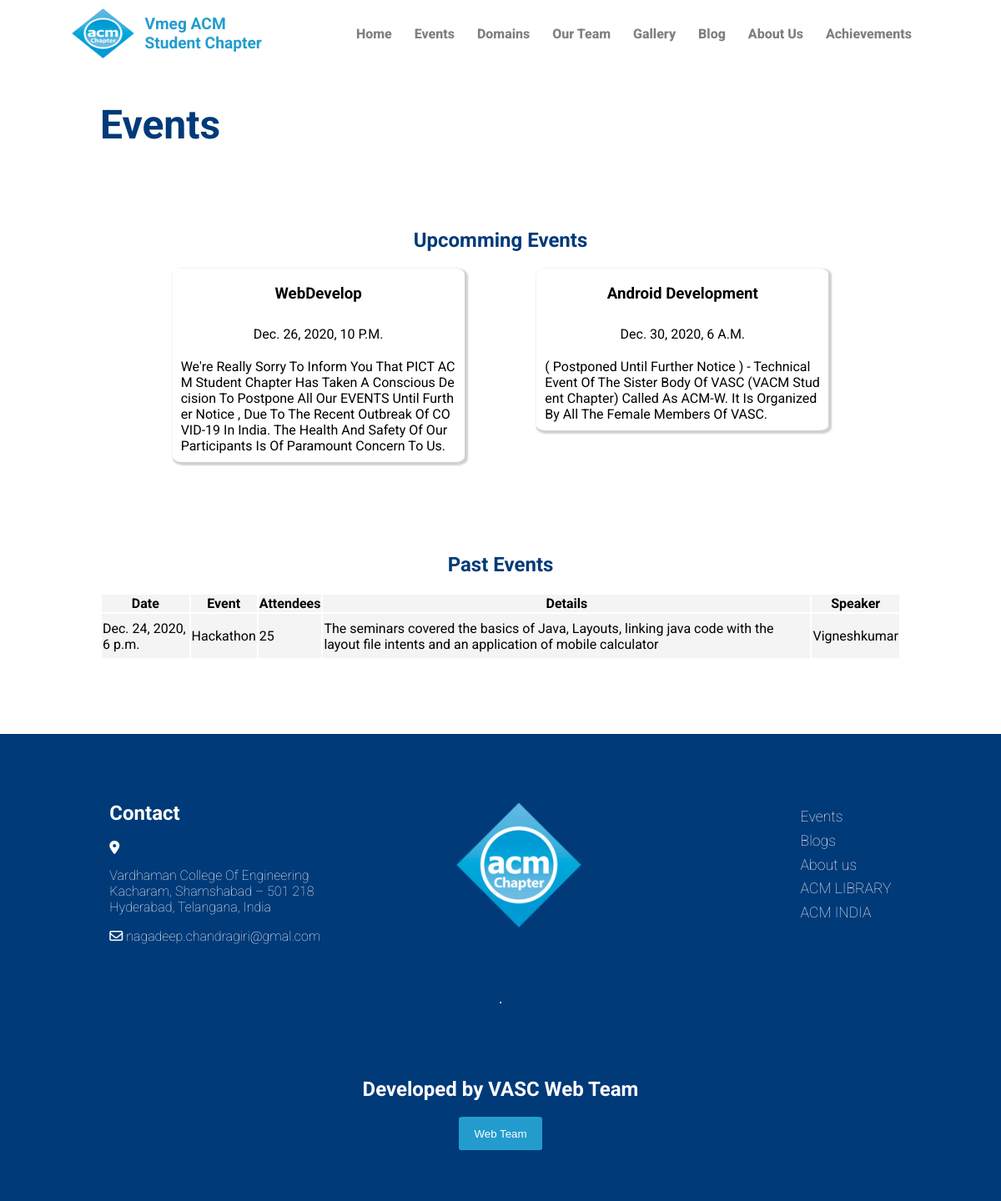
Page /events/ on the earlier database version.
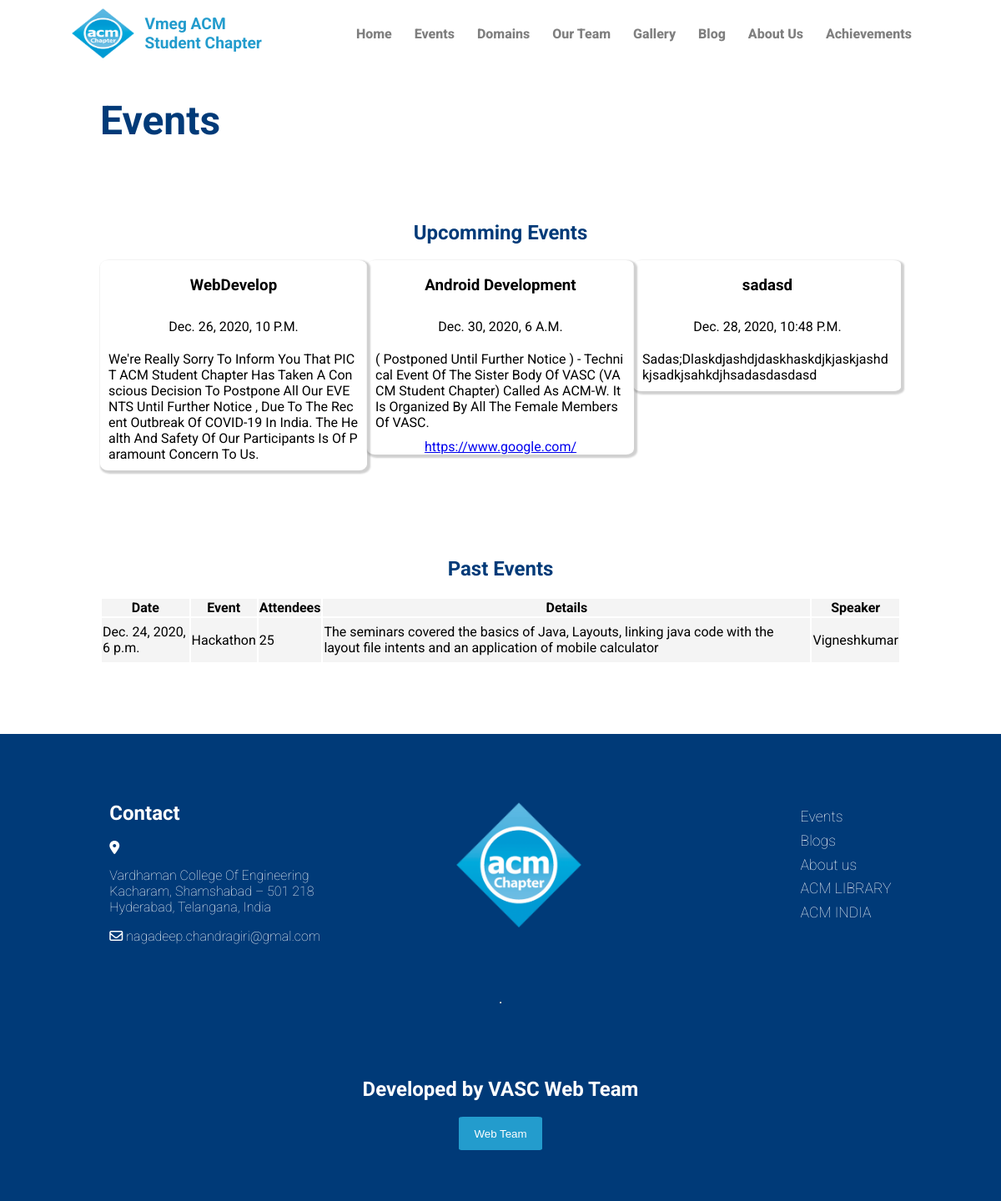
Same page on the later database version.
### acmchapter/models.py (models this page shows, shortened)
class Upcomming(models.Model):
    title=models.CharField(max_length=20)
    date=models.DateTimeField(auto_now_add=False,null=True,blank=True)
    desc=models.TextField(blank=True)
    link=models.CharField(max_length=150,blank=True)

class Past(models.Model):
    date=models.DateTimeField(auto_now_add=False,null=True,blank=True)
    event=models.CharField(max_length=100)
    attendees=models.IntegerField()
    details=models.TextField(blank=True)
    speaker=models.CharField(max_length=30)

### acmchapter/views.py (the view)
# urls.py: path('events/',views.events,name='events'),
def events(request):
    uevents=Upcomming.objects.all()
    pevents=Past.objects.all()
    return render(request,'events.html',{'uevents':uevents,'pevents':pevents})

### acmchapter/templates/events.html
{% extends 'base.html' %}
{% load static %}
{% block content %}
<div id="mainn" class="eventmain">
    <div class="eventhead">
        <h1>Events</h1>
    </div>
    <div class="eventup">
        <div class="eventuphead">
            <h2>Upcomming Events</h2>
        </div>
        <div class="eventupcards">
            {% for j in uevents %}
            <div class="eventupcard">
                <h3>{{j.title}}</h3>
                <p class="date">{{j.date}}</p>
                <p>{{j.desc}}</p>
                <a href="{{j.link}}">{{j.link}}</a>
            </div>
            {%endfor%}
        </div>
    </div>
    <div class="eventpast">
        <div class="eventpasthead">
            <h2>Past Events</h2>
        </div>
        <div class="eventpasttable">
            <table>
                <thead>
                    <th>Date</th>
                    <th>Event</th>
                    <th>Attendees</th>
                    <th>Details</th>
                    <th>Speaker</th>
                </thead>
                {% for i in pevents %}
                <tr>
                    <td>{{i.date}}</td>
                    <td>{{i.event}}</td>
                    <td>{{i.attendees}}</td>
                    <td>{{i.details}}</td>
                    <td>{{i.speaker}}</td>
                </tr>
                {% endfor %}
            </table>
        </div>
    </div>
</div>
{%endblock%}

Differences in the rows shown:
changed Upcomming "Android Development": link (not shown) → "https://www.google.com/"
added Upcomming: title "sadasd", date "Dec. 28, 2020, 10:48 P.m.", desc "Sadas;dlaskdjashdjdaskhaskdjkjaskjashdkjsadkjsahkdjhsadasdasdasd"
